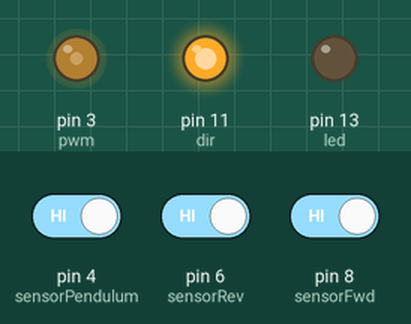
Simulated run of this sketch. Board: Arduino Uno, built with avr-gcc and run on an emulated ATmega328P. Shown: output pins drawn as LEDs (lit = HIGH). The inputs (shaded band) are chosen by the test bench; at power-on: pin 8 (sensorFwd) HIGH, pin 6 (sensorRev) HIGH, pin 4 (sensorPendulum) HIGH.

Above: at 1.8 s.
1.9 s: pin 8 (sensorFwd) driven LOW
At 2.3 s:
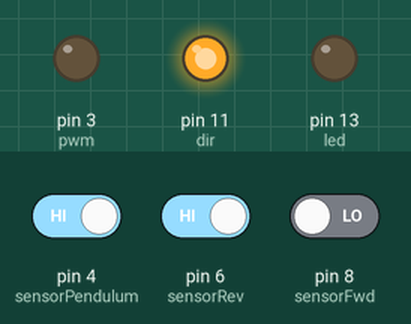
At 3.5 s:
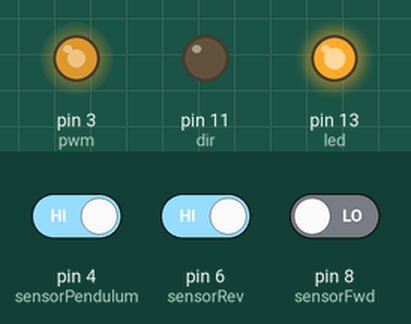
3.9 s: pin 6 (sensorRev) driven LOW
At 4.4 s:
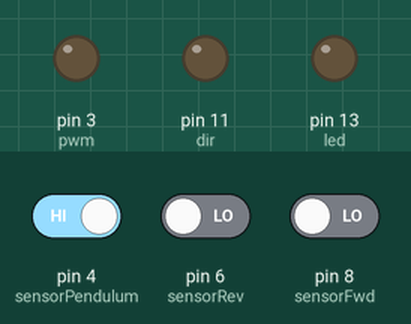
Timing chart, 0 to 44.8 s (numbered marks = the images above; inputs shaded):
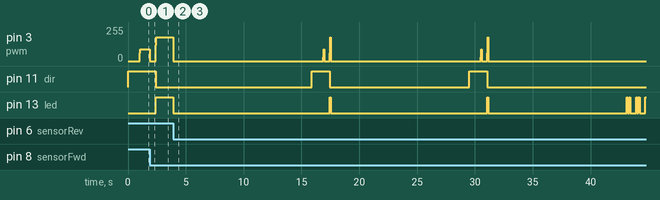

Measured:
- after the input at 1.9 s, pin 3 (pwm): 90/255 → 0/255 at once, → 180/255 0.50 s later; pin 11 (dir): HIGH → LOW after 0.50 s; pin 13 (led): LOW → HIGH after 0.50 s

The sketch:

demo.ino
```cpp
#define FWD HIGH
#define BWD LOW
const int sensorFwd = 8;
const int sensorRev = 6;
const int sensorPendulum = 4;
const int pwm =  3;
const int dir = 11;
const int led = 13;
const int RAND_PERIOD = 5;
const int FAILSAFE_DELAY = 500;
const int PWM_FWD = 75;
const int PWM_BWD = 210;
const int DEMO_WAIT_TIME = 1000*12;
const int DEMO_REPEAT = 3;
unsigned long t0;
unsigned long time_delta;
int buttonState = 0;
const int DEBOUNCE_COUNT = 3;

void setup() {
  analogWrite(pwm, 0);
  pinMode(pwm, OUTPUT);
  pinMode(dir, OUTPUT);
  pinMode(led, OUTPUT);
  pinMode(4, OUTPUT);
  pinMode(sensorFwd, INPUT);
  digitalWrite(sensorFwd, HIGH);
  pinMode(sensorRev, INPUT);
  digitalWrite(sensorRev, HIGH);
  pinMode(sensorPendulum, INPUT);
  digitalWrite(sensorPendulum, HIGH);
  randomSeed(analogRead(0));
  digitalWrite(led, LOW);
}

void blink() {
  while(true) {
    digitalWrite(led, HIGH);
    delay(250);
    digitalWrite(led, LOW);
    delay(250);
  }
}

void blink1() {
  while(true) {
    digitalWrite(led, HIGH);
    delay(100);
    digitalWrite(led, LOW);
    delay(100);
    digitalWrite(led, HIGH);
    delay(100);
    digitalWrite(led, LOW);
    delay(500);
  }
}

void ramp(int v) {
  int delta = v/3;
  for(int i = 1; i < 4; i++) {
    analogWrite(pwm, delta*i);
    delay(20);
  }
}


bool debounce(int pin) {
  for(int i = 0; i < DEBOUNCE_COUNT; i++) {
    if(digitalRead(pin) == HIGH) {
      return HIGH;
    }
    delay(5);
    return LOW;
  }
}
void loop() {
  bool first = true;
  for(int i = 0; i < DEMO_REPEAT; i++) {
    while(digitalRead(sensorPendulum) & ~first) {
      first = false;
      // wait for pendulum to center
    }
    digitalWrite(dir, FWD);
    delay(1000);
    ramp(90);
    while(digitalRead(sensorFwd) == HIGH) {

    }
    analogWrite(pwm, 0);
    delay(500);
    digitalWrite(led, HIGH);
    digitalWrite(dir, BWD);
    ramp(180);
    while(digitalRead(sensorRev) == HIGH) {

    }
    analogWrite(pwm, 0);
    digitalWrite(led, LOW);
    delay(DEMO_WAIT_TIME);
 }
 blink1();
}
```
